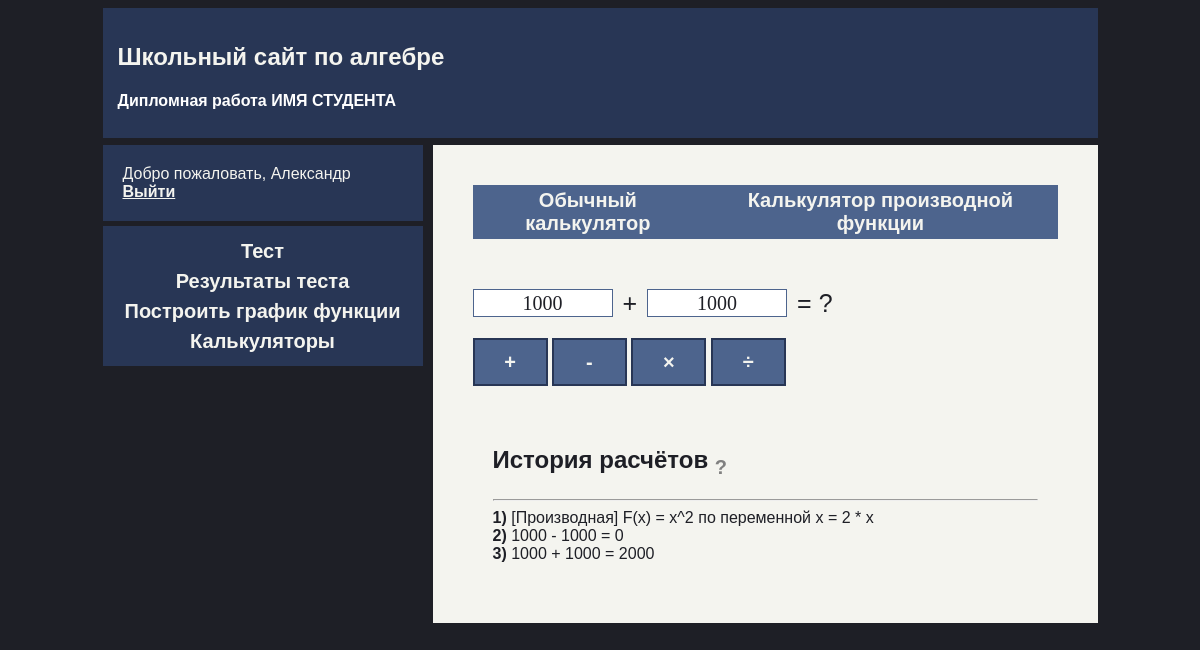
The page /calculator.php (signed in) on the database its author committed.
### tables this page shows
CREATE TABLE `calc_history` (
  `id` int(255) UNSIGNED NOT NULL,
  `user_id` int(255) NOT NULL,
  `text` varchar(80) NOT NULL DEFAULT 'Ошибка'
);

### calculator_utils.php (the view)
<?php
function generateHistoryContent($db, $autoecho = true) {
	$echo_str = "";
	if (empty($_SESSION['id'])) {
		$echo_str .= "<span>Войдите на сайт, или зарегистрируйтесь что бы сохранить историю Ваших расчётов.</span>";
	} else {
		$cur_session_id = $_SESSION['id'];
		$history_label_q = mysqli_query($db, "SELECT * FROM calc_history WHERE user_id = $cur_session_id ORDER BY id DESC LIMIT 10 ");
		if (mysqli_num_rows($history_label_q) > 0) {
			$cur_i = 0;
			while ($history_label_row = mysqli_fetch_assoc($history_label_q)) {
				$cur_i += 1;
				$echo_str .= "<strong>".$cur_i.") </strong><span>{$history_label_row['text']}</span><br>";
			}
		} else {
			$echo_str .= "<span>История расчётов отсутствует.</span>";
		}
	}
	if ($autoecho) {
		echo $echo_str;
	}
	return $echo_str;
}
?>

### style.css (style rules this page uses)
* { font-family: Helvetica, Arial, sans-serif; }
body { background-color: #1e1f26; color: #1e1f26; }

### rows shown on the page
calc_history: text "[Производная] F(x) = x^2 по переменной x = 2 * x"
calc_history: text "1000 - 1000 = 0"
calc_history: text "1000 + 1000 = 2000"

### other values the page prints
$_SESSION['name'] "Александр"
